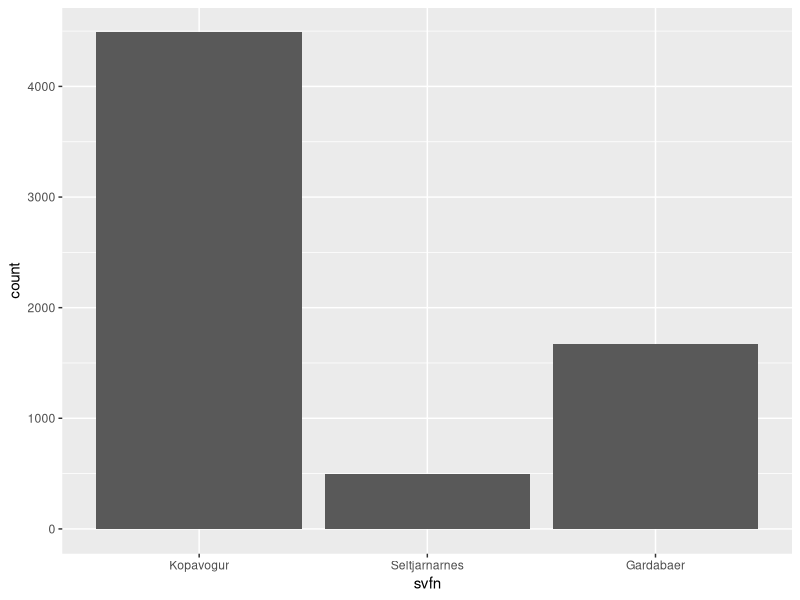

This figure's R source:
tolur <- c(1,1,3,4,4,5,5,5,6,7,9)

# fjordungarmork (drasl skil ekki)
quantile(tolur)

# stadalfravik
sd(tolur)
mean(tolur)
median(tolur)

# ===========================
#"kaupverd";"teg_eign";"svfn";"byggar";"efstah";"haednr";"fjibmhl";"fjmib";"lyfta";"birtm2";"fjhaed";"fjbkar";"fjsturt";"fjklos";"fjeld";"fjherb";"fjstof";"fjgeym";"matssvaedi";"undirmatssvaedi"

library(tidyverse)

# saekjum gognin
ov <- read.table("husnaedisverd_2017.csv", header=TRUE, sep=";");
colnames(ov)

# breytum kaupverdi i alvoru verd
kaupverd_kr = (ov$kaupverd)*1000

# hversu margir fermetrar hver ibud hefur
fermetrar = ov$birtm2

# verd per fermeter
fermetra_verd = kaupverd_kr/fermetrar

# skiptum ur fjorum flokkum i tvo
teg_eign_groft <- forcats::fct_recode(ov$teg_eign, Sérbýli="Einbýlishús", Sérbýli="Parhús", Sérbýli="Raðhús", Íbúð="Íbúðareign")

# kodar fyrir kopav, seltjarnarn, og gardab
sveitarfelag <- c(1000,1100,1300)
eignir <- dplyr::filter(ov, svfn %in% sveitarfelag)

# breytum kodum i nofnin a baejarfelogum
eignir$svfn[eignir$svfn == 1000] = "Kopavogur"
eignir$svfn[eignir$svfn == 1100] = "Seltjarnarnes"
eignir$svfn[eignir$svfn == 1300] = "Gardabaer"

# breytum ur talnabreytum i flokkabreytur
eignir$svfn = factor(eignir$svfn, levels=c("Kopavogur","Seltjarnarnes","Gardabaer"))

ggplot(data=eignir, aes(svfn))+geom_bar()


